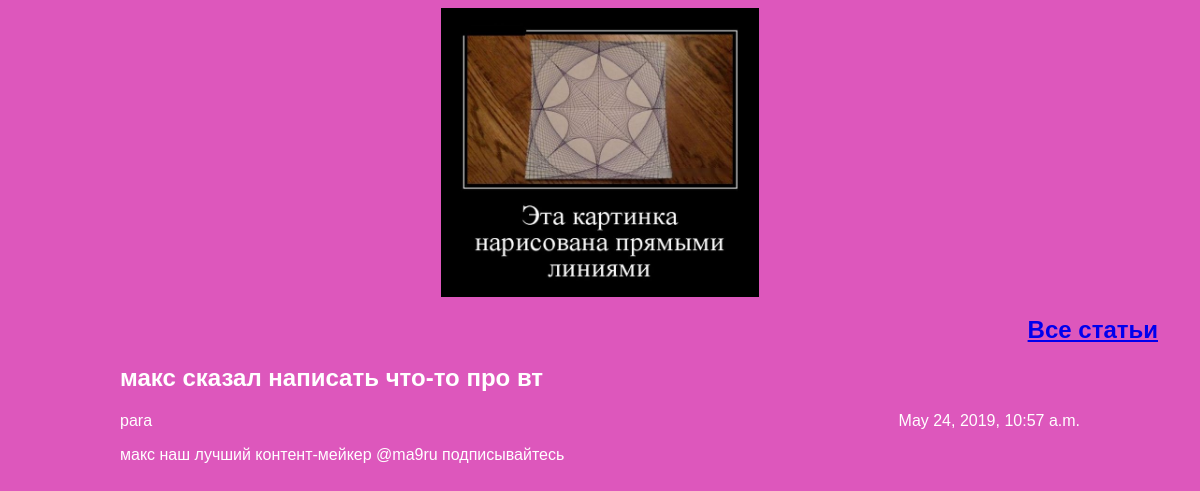
Page /article/24/ on the committed database.
### articles/models.py (models this page shows, shortened)
class Article(models.Model):
    objects = models.Manager()
    author = models.ForeignKey(settings.AUTH_USER_MODEL, on_delete=models.CASCADE)
    title = models.CharField(max_length=200)
    text = models.TextField()
    created_date = models.DateTimeField(default=timezone.now)

### articles/views.py (the view)
# urls.py: path('article/<article_id>/', views.get_article, name='get_article'),
def get_article(request, article_id):
    try:
        post = Article.objects.get(id=article_id)
        return render(request, 'article.html', {"post": post})
    except Article.DoesNotExist:
        raise Http404

### articles/templates/article.html (shortened to what this page needs)
<!DOCTYPE html>
<body>
    <div class="header">
        {% load static %}
        <img src="{% static 'img/dpb-logo.jpg' %}">
        <h2 class="exit"><a href="/articles/">Все статьи</a></h2>
        <link rel="stylesheet" href="{% static 'css/article.css' %}">
    </div>
    <div class="article">
        <div class="one-post">
            <h2 class="post-title">{{ post.title }}</h2>
            <div class="article-info">
                <div class="article-author">{{ post.author.username }}</div>
                <div class="article-created-date">{{ post.created_date }}</div>
            </div>
        </div>
        <p class="article-text">{{ post.text }}</p>
    </div>
</body>

### articles/static/css/article.css (style rules this page uses)
body { background: #dd57bc; font-family: Tahoma, Arial, sans-serif; color: #ffffff; }
.header img { display: block; width: 318px; margin-left: auto; margin-right: auto; }
.article-author { width: 50%; float: left; }
.article-created-date { text-align: right; }
.article { width: 960px; margin-left: auto; margin-right: auto; }
.exit { width: 1150px; text-align: right; }

### rows in the picture
Article: title "макс сказал написать что-то про вт", author.username "para", created_date "May 24, 2019, 10:57 a.m.", text "макс наш лучший контент-мейкер @ma9ru подписывайтесь"
